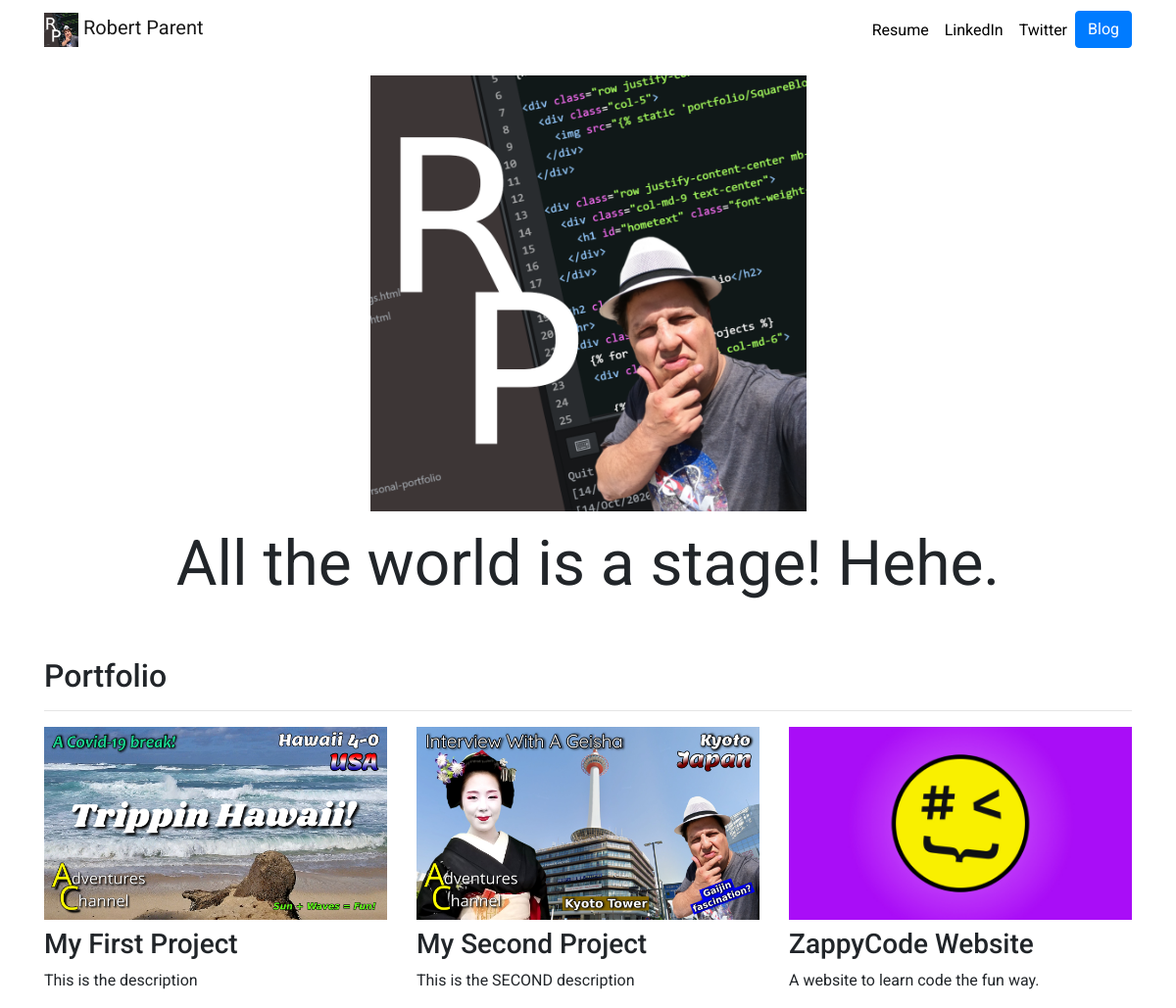
The page / on the database its author committed.
### portfolio/models.py (models this page shows, shortened)
class Project(models.Model):
    title = models.CharField(max_length=100)
    description = models.CharField(max_length=250)
    image = models.ImageField(upload_to='portfolio/images/')
    url = models.URLField(blank=True)

### portfolio/views.py (the view)
# urls.py: 2. Add a URL to urlpatterns:  path('', views.home, name='home')
def home (request):
    projects = Project.objects.all()
    return render(request, 'portfolio/home.html', {'projects':projects})

### portfolio/templates/portfolio/home.html
{% extends "portfolio/base.html" %}
{% load static %}
{% block content %}
<div class="row justify-content-center my-3">
  <div class="col-5">
    <img src="{% static 'portfolio/RPLogoB.png' %}" class="img-fluid">
  </div>
</div>
<div class="row justify-content-center mb-3">
  <div class="col-md-12 text-center">
    <h1 id="hometext" class="font-weight-normal">All the world is a stage!  Hehe.</h1>
  </div>
</div>
<h2 class="mt-5">Portfolio</h2>
<hr>
<div class="row">
  {% for project in projects %}
  <div class="col-lg-4 col-md-6">
    {% if project.url %}
    <a href="{{ project.url }}" target="_blank">
      <img src="{{ project.image.url }}" class="img-fluid mb-2">
    </a>
    {% else %}
    <img src="{{ project.image.url }}" class="img-fluid mb-2">
    {% endif %}
    <h3>{{ project.title }}</h3>
    <p>{{ project.description }}</p>
  </div>
  {% endfor %}
</div>
{% endblock %}

### portfolio/templates/portfolio/base.html (shortened to what this page needs)
{% load static %}
<!doctype html>
<html lang="en">
<head>
  <link rel="stylesheet" href="https://stackpath.bootstrapcdn.com/bootstrap/4.4.1/css/bootstrap.min.css">
  <link rel="stylesheet" href="{% static "portfolio/custom.css" %}">
</head>
<body>
  <nav id="topNav" class="navbar navbar-expand-md navbar-light">
    <div class="container">
      <a class="navbar-brand" href="{% url 'home' %}">
        <img src="{% static "portfolio/RPLogoB.png" %}" width="35" height="35" class="d-inline-block align-top" alt="Rob's Logo">
        <span>Robert Parent</span>
      </a>
      <div class="collapse navbar-collapse text-center" id="navbarNav">
        <ul class="navbar-nav ml-auto">
          <li class="nav-item ">
            <a class="nav-link" href="{% static "portfolio/CV-RP-test.pdf" %}" target="_blank">Resume</a>
          </li>
          <li class="nav-item">
            <a class="nav-link" href="https://www.linkedin.com/" target="_blank">LinkedIn</a>
          </li>
          <li class="nav-item">
            <a class="nav-link" href="https://twitter.com/" target="_blank">Twitter</a>
          </li>
          <li>
            <a role="button" href="{% url 'blog:all_blogs' %}" class="btn btn-primary">Blog</a>
          </li>
        </ul>
      </div>
    </div>
  </nav>
  <div class="container">
    {% block content %}{% endblock %}
  </div>
</body>
</html>

### portfolio/static/portfolio/custom.css (style rules this page uses)
.navbar-nav .nav-link { color: rgba(0,0,0,1) !important; }
body { font-family: 'Roboto', sans-serif; }
@media (min-width: 992px) { #hometext { font-size: 4rem; } }

### rows shown on the page
Project: image (picture), title "My First Project", description "This is the description"
Project: image (picture), title "My Second Project", description "This is the SECOND description"
Project: image (picture), title "ZappyCode Website", description "A website to learn code the fun way."
